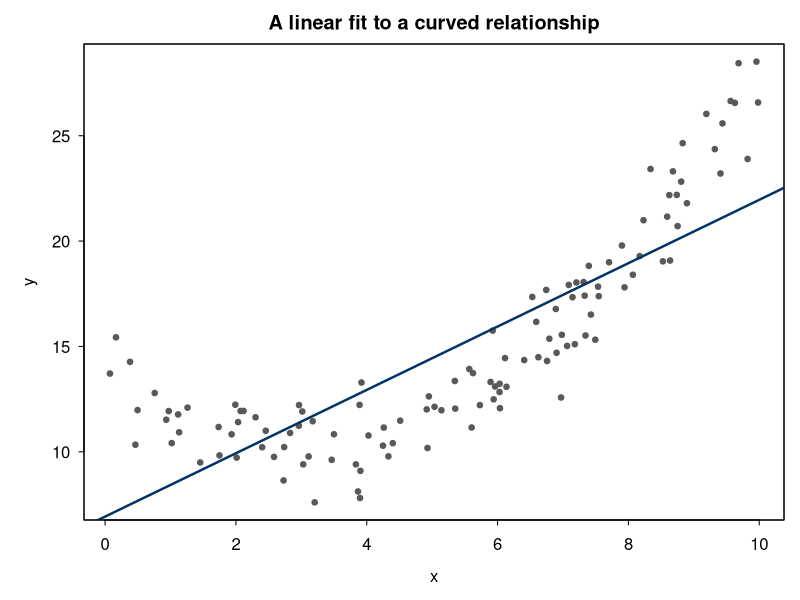
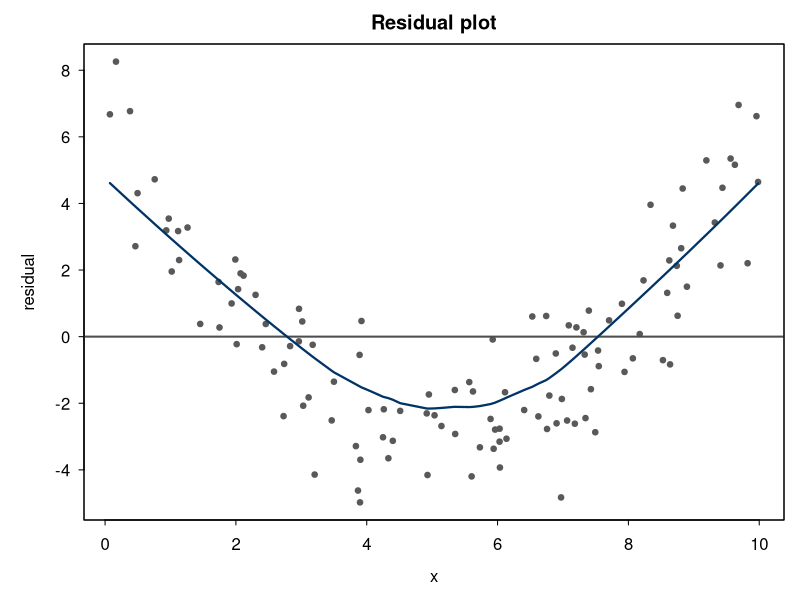
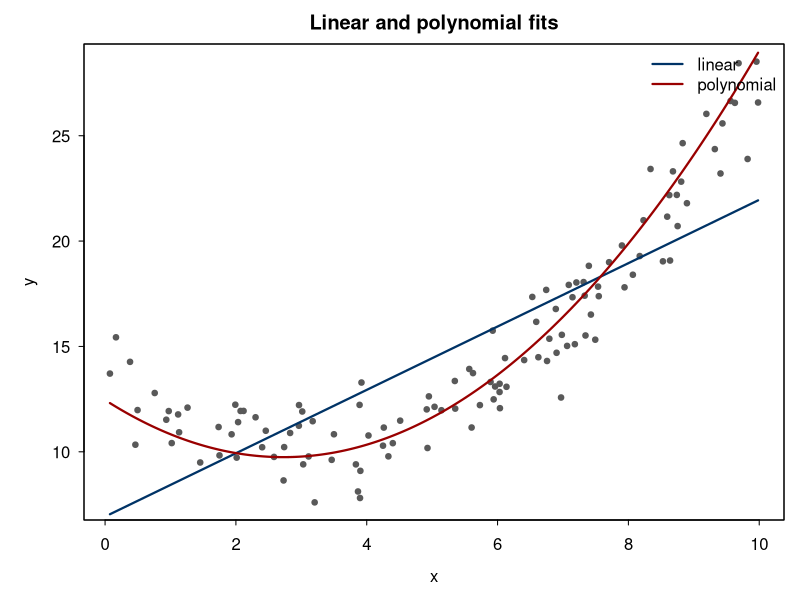
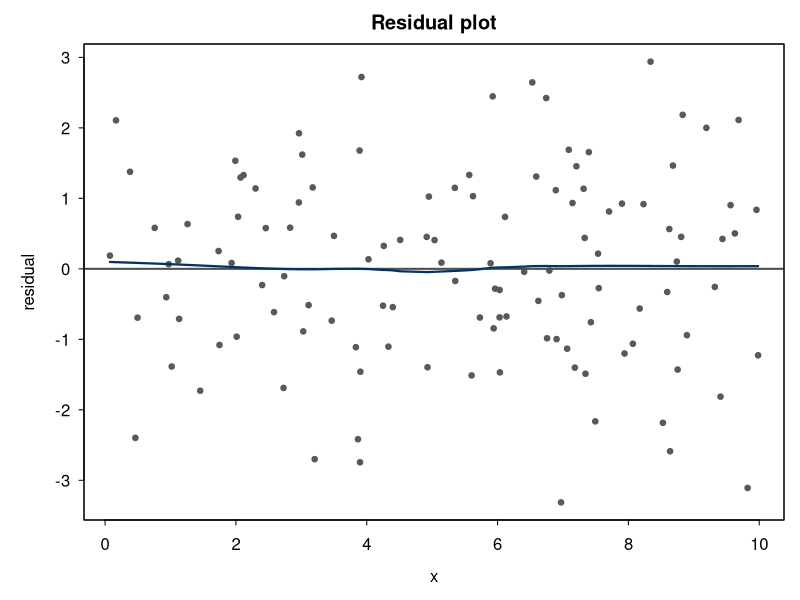
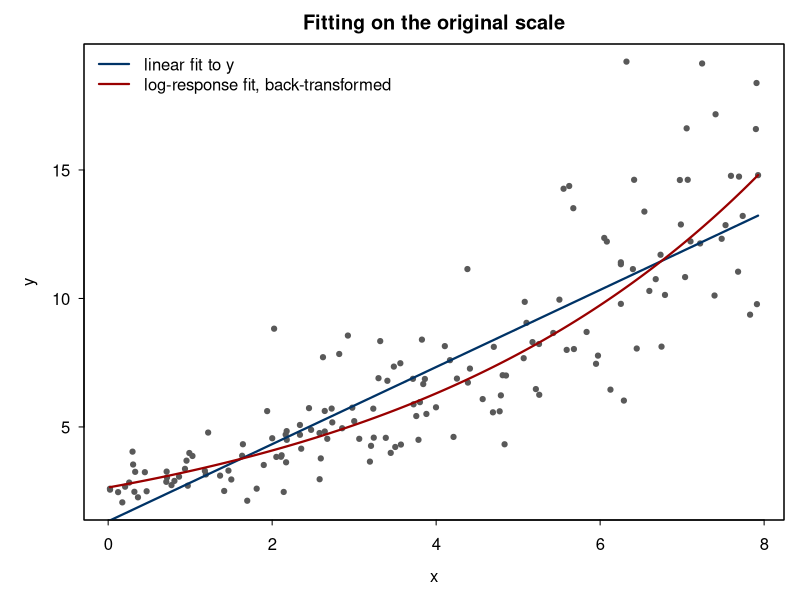
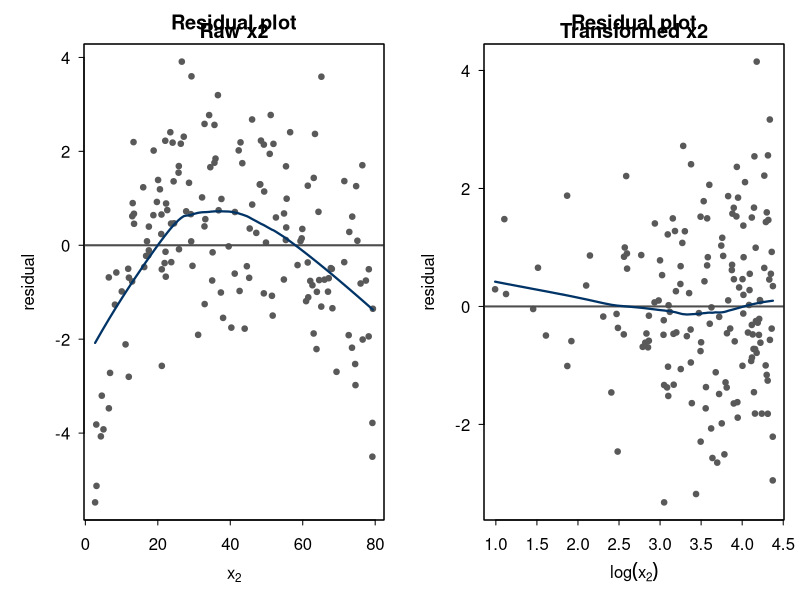
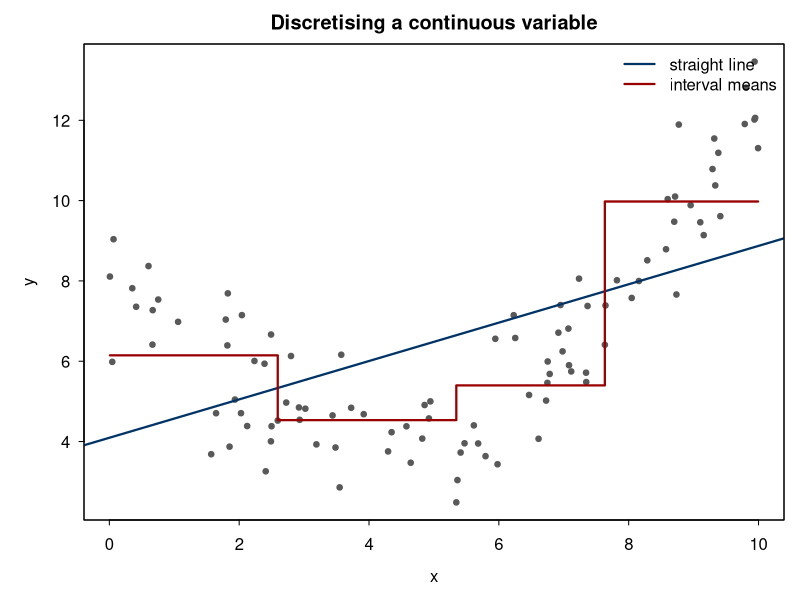

The R script that drew these images, in order:
## ---- chunk 1
#| include: false
knitr::opts_chunk$set(
  echo = FALSE,
  warning = FALSE,
  message = FALSE,
  fig.align = "center"
)

format_number <- function(x, digits = 3) {
  format(signif(x, digits), trim = TRUE, scientific = FALSE)
}

make_plot_window <- function() {
  par(
    mar = c(4.0, 4.2, 2.2, 0.8),
    mgp = c(2.3, 0.7, 0),
    tcl = -0.25,
    las = 1
  )
}

plot_residuals <- function(fit, x, xlab) {
  plot(
    x,
    resid(fit),
    pch = 19,
    cex = 0.75,
    col = "grey35",
    xlab = xlab,
    ylab = "residual",
    main = "Residual plot"
  )
  abline(h = 0, lwd = 2, col = "grey30")
  lines(stats::lowess(x, resid(fit)), lwd = 2.2, col = "#003366")
  box()
}

set.seed(501)
n_curve <- 120
curve_tbl <- data.frame(
  x = runif(n_curve, 0, 10)
)
curve_tbl$y <- 4 + 1.5 * curve_tbl$x + 0.35 * (curve_tbl$x - 5)^2 +
  rnorm(n_curve, sd = 1.4)

fit_curve_linear <- lm(y ~ x, data = curve_tbl)
fit_curve_quad <- lm(y ~ x + I((x - mean(x))^2), data = curve_tbl)
curve_grid <- data.frame(
  x = seq(min(curve_tbl$x), max(curve_tbl$x), length.out = 200)
)
curve_grid$linear <- predict(fit_curve_linear, newdata = curve_grid)
curve_grid$quadratic <- predict(fit_curve_quad, newdata = curve_grid)

set.seed(502)
n_log_y <- 160
log_y_tbl <- data.frame(
  x = runif(n_log_y, 0, 8)
)
log_y_tbl$y <- exp(1.0 + 0.22 * log_y_tbl$x + rnorm(n_log_y, sd = 0.28))
fit_log_y_raw <- lm(y ~ x, data = log_y_tbl)
fit_log_y <- lm(log(y) ~ x, data = log_y_tbl)
log_y_grid <- data.frame(x = seq(min(log_y_tbl$x), max(log_y_tbl$x), length.out = 200))
log_y_grid$raw_fit <- predict(fit_log_y_raw, newdata = log_y_grid)
log_y_grid$log_fit_original_scale <- exp(predict(fit_log_y, newdata = log_y_grid))

set.seed(503)
n_x <- 160
x_trans_tbl <- data.frame(
  x1 = runif(n_x, 0, 8),
  x2 = runif(n_x, 1, 80)
)
x_trans_tbl$y <- 3 + 1.2 * x_trans_tbl$x1 + 4.5 * log(x_trans_tbl$x2) +
  rnorm(n_x, sd = 1.4)
fit_x_raw <- lm(y ~ x1 + x2, data = x_trans_tbl)
fit_x_log <- lm(y ~ x1 + log(x2), data = x_trans_tbl)

set.seed(504)
n_disc <- 100
disc_tbl <- data.frame(x = runif(n_disc, 0, 10))
disc_tbl$y <- 2 + 0.45 * disc_tbl$x + 0.25 * (disc_tbl$x - 5)^2 +
  rnorm(n_disc, sd = 1.1)
disc_tbl$x_cut <- cut(disc_tbl$x, breaks = 4)
fit_disc_linear <- lm(y ~ x, data = disc_tbl)
fit_disc_cut <- lm(y ~ x_cut, data = disc_tbl)
## ---- chunk 2
#| fig-width: 7.2
#| fig-height: 4.2
#| out-width: "82%"
old_par <- par(no.readonly = TRUE)
make_plot_window()
plot(
  curve_tbl$x,
  curve_tbl$y,
  pch = 19,
  cex = 0.75,
  col = "grey35",
  xlab = "x",
  ylab = "y",
  main = "A linear fit to a curved relationship"
)
abline(fit_curve_linear, lwd = 2.4, col = "#003366")
box()
par(old_par)
## ---- chunk 3
#| fig-width: 7.2
#| fig-height: 4.2
#| out-width: "82%"
old_par <- par(no.readonly = TRUE)
make_plot_window()
plot_residuals(fit_curve_linear, curve_tbl$x, "x")
par(old_par)
## ---- chunk 4
#| fig-width: 7.2
#| fig-height: 4.2
#| out-width: "82%"
old_par <- par(no.readonly = TRUE)
make_plot_window()
plot(
  curve_tbl$x,
  curve_tbl$y,
  pch = 19,
  cex = 0.75,
  col = "grey35",
  xlab = "x",
  ylab = "y",
  main = "Linear and polynomial fits"
)
lines(curve_grid$x, curve_grid$linear, lwd = 2.2, col = "#003366")
lines(curve_grid$x, curve_grid$quadratic, lwd = 2.2, col = "#990000")
legend(
  "topright",
  legend = c("linear", "polynomial"),
  lwd = 2.2,
  col = c("#003366", "#990000"),
  bty = "n"
)
box()
par(old_par)
## ---- chunk 5
#| fig-width: 7.2
#| fig-height: 4.2
#| out-width: "82%"
old_par <- par(no.readonly = TRUE)
make_plot_window()
plot_residuals(fit_curve_quad, curve_tbl$x, "x")
par(old_par)
## ---- chunk 6
#| fig-width: 7.4
#| fig-height: 4.2
#| out-width: "82%"
old_par <- par(no.readonly = TRUE)
make_plot_window()
plot(
  log_y_tbl$x,
  log_y_tbl$y,
  pch = 19,
  cex = 0.7,
  col = "grey35",
  xlab = "x",
  ylab = "y",
  main = "Fitting on the original scale"
)
lines(log_y_grid$x, log_y_grid$raw_fit, lwd = 2.2, col = "#003366")
lines(log_y_grid$x, log_y_grid$log_fit_original_scale, lwd = 2.2, col = "#990000")
legend(
  "topleft",
  legend = c("linear fit to y", "log-response fit, back-transformed"),
  lwd = 2.2,
  col = c("#003366", "#990000"),
  bty = "n"
)
box()
par(old_par)
## ---- chunk 7
#| fig-width: 9.2
#| fig-height: 4.1
#| out-width: "92%"
old_par <- par(no.readonly = TRUE)
par(mfrow = c(1, 2))
make_plot_window()
plot_residuals(fit_x_raw, x_trans_tbl$x2, expression(x[2]))
title("Raw x2", line = 0.3)
make_plot_window()
plot_residuals(fit_x_log, log(x_trans_tbl$x2), expression(log(x[2])))
title("Transformed x2", line = 0.3)
par(old_par)
## ---- chunk 8
#| results: asis
comparison_tbl <- data.frame(
  Model = c("Original explanatory variable", "Transformed explanatory variable"),
  Formula = c("y ~ x1 + x2", "y ~ x1 + log(x2)"),
  `Residual standard error` = c(
    summary(fit_x_raw)$sigma,
    summary(fit_x_log)$sigma
  ),
  `Adjusted R-squared` = c(
    summary(fit_x_raw)$adj.r.squared,
    summary(fit_x_log)$adj.r.squared
  ),
  check.names = FALSE
)
knitr::kable(comparison_tbl, format = "latex", digits = 3)
## ---- chunk 9
#| results: asis
trans_tbl <- data.frame(
  Term = c("x", "log(x)", "sqrt(x)", "x^2", "exp(x)"),
  `When it may help` = c(
    "approximately straight relationship",
    "effect decreases as x grows",
    "effect decreases, but less sharply than log(x)",
    "simple curvature",
    "response grows roughly exponentially in x"
  ),
  `Interpretation of coefficient` = c(
    "change per one-unit increase in x",
    "change when x is multiplied",
    "change per one-unit increase in sqrt(x)",
    "not usually interpreted alone if x is also included",
    "change per one-unit increase in exp(x)"
  ),
  check.names = FALSE
)
knitr::kable(trans_tbl, format = "latex", booktabs = TRUE)
## ---- chunk 10
#| fig-width: 7.4
#| fig-height: 4.2
#| out-width: "82%"
old_par <- par(no.readonly = TRUE)
make_plot_window()
plot(
  disc_tbl$x,
  disc_tbl$y,
  pch = 19,
  cex = 0.75,
  col = "grey35",
  xlab = "x",
  ylab = "y",
  main = "Discretising a continuous variable"
)
abline(fit_disc_linear, lwd = 2.2, col = "#003366")
ord <- order(disc_tbl$x)
stepfit <- fitted(fit_disc_cut)[ord]
lines(disc_tbl$x[ord], stepfit, lwd = 2.2, col = "#990000", type = "s")
legend(
  "topright",
  legend = c("straight line", "interval means"),
  lwd = 2.2,
  col = c("#003366", "#990000"),
  bty = "n"
)
box()
par(old_par)
